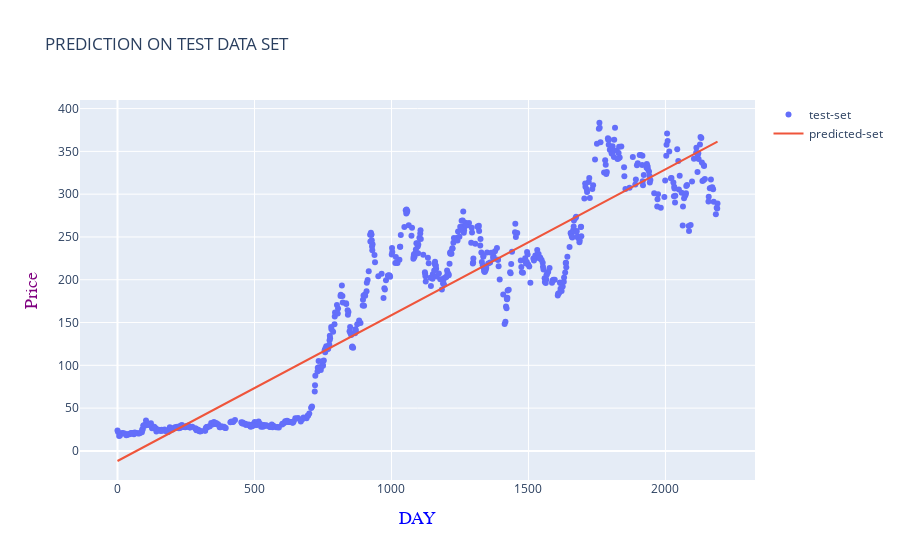

The code cell stored with this chart in its notebook:
### Code cell
iplot(plot_3)

### Figure 1 — Plotly figure (JSON) as saved in the notebook; plotly's stock layout.template omitted (floating-point values rounded to 4 significant figures; data arrays with more than 128 entries replaced by an {"elided": "..."} marker saying what was removed)
{"data": [{"mode": "markers", "name": "test-set", "type": "scatter", "x": {"elided": "658 int values"}, "y": {"elided": "658 float values"}}, {"mode": "lines", "name": "predicted-set", "type": "scatter", "x": {"elided": "658 int values"}, "y": {"elided": "658 float values"}}], "layout": {"title": {"text": "PREDICTION ON TEST DATA SET"}, "xaxis": {"title": {"font": {"color": "blue", "family": "Sans serif", "size": 18}, "text": "DAY"}}, "yaxis": {"title": {"font": {"color": "purple", "family": "gothic", "size": 18}, "text": "Price"}}}}
